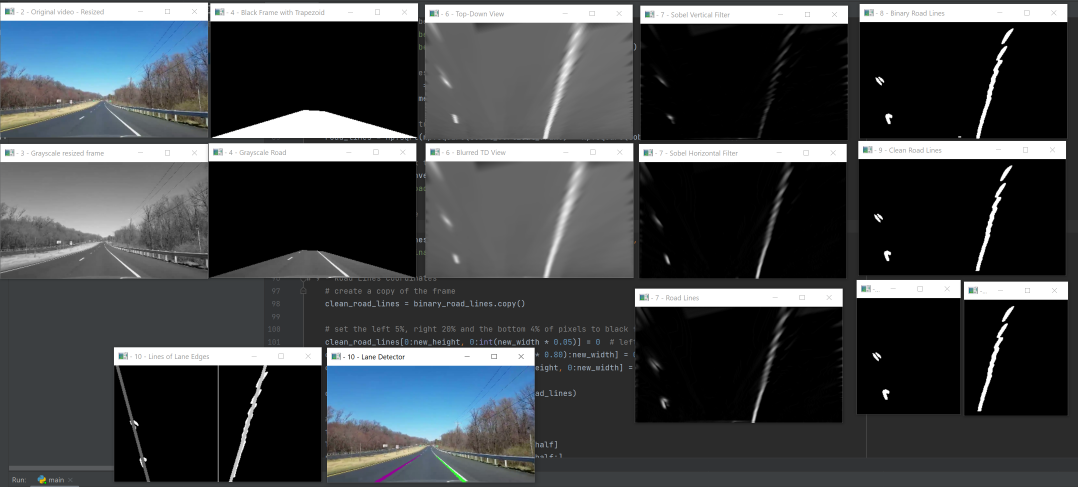
#> input picture images/app.png, 3234 x 1461 px, given in place of Lane_Detection_Test_Video_01.mp4, which was not available (shown at 1/3 size)
$ python main.py
#> lines starting #> are read from the running program, lines starting #| are printed output that depends on the picture; after the words box and inside, x2 and y2 are one past the last pixel; in counts of white or black regions, pixels touching at a corner belong together; pictures that were not available may be replaced by others from this repository, and a replacement may not be noted
import cv2
import numpy as np

cam = cv2.VideoCapture('Lane_Detection_Test_Video_01.mp4')

while True:

    ret, frame = cam.read()
#> frame is the input picture: shape (1461, 3234, 3); mean B, G, R 71.9, 69.3, 65.7

    if ret is False:
        break

    new_width = 356
    new_height = 200

# 2 - Resize the original frame
    frame = cv2.resize(frame, (new_width, new_height))
#> frame: shape (200, 356, 3)
    cv2.imshow('- 2 - Original video - Resized', frame)

# 3 - Turn the resized frame to grayscale
    grayscale_frame = cv2.cvtColor(frame, cv2.COLOR_BGR2GRAY)
    cv2.imshow('- 3 - Grayscale resized frame', grayscale_frame)

# 4 - Selecting only the road using a trapezoid
    trapezoid_frame = np.zeros((new_height, new_width), dtype=np.uint8)
    # create the 4 points of the trapezoid
    upper_left = (int(new_width * 0.45), int(new_height * 0.76))
    upper_right = (int(new_width * 0.55), int(new_height * 0.77))
    lower_left = (0, new_height)
    lower_right = (new_width, new_height)

    # place the points intro an array in trigonometric order
    trapezoid_points = np.array([upper_right, upper_left, lower_left, lower_right], dtype=np.int32)

    # place the trapezoid into the black frame
    cv2.fillConvexPoly(trapezoid_frame, trapezoid_points, 1)
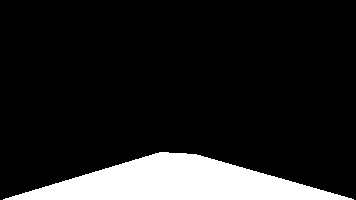
#> trapezoid_frame: shape (200, 356); values 0 (black) and 1 (white), 12.9% white; 1 white region, box (x1, y1, x2, y2) and area: (3, 152, 354, 200) 9206

    # showing the black frame with the white trapezoid
    cv2.imshow('- 4 - Black Frame with Trapezoid', trapezoid_frame * 255)

    # create a frame containing only the grayscale road
    trapezoid_grayscale_road = trapezoid_frame * grayscale_frame
    cv2.imshow('- 4 - Grayscale Road', trapezoid_grayscale_road)

# 5 - Top-Down View
    # create an array with the points of the corners of the screen
    screen_corners_points = np.array([(new_width, 0), (0, 0), (0, new_height), (new_width, new_height)], dtype=np.float32)

    # convert the trapezoid points array from int to float
    trapezoid_points = np.float32(trapezoid_points)

    # create the "magical matrix"
    magical_matrix = cv2.getPerspectiveTransform(trapezoid_points, screen_corners_points)

    # create the frame with the Top-Down view of the road
    top_down_view_road = cv2.warpPerspective(trapezoid_grayscale_road, magical_matrix, (new_width, new_height))
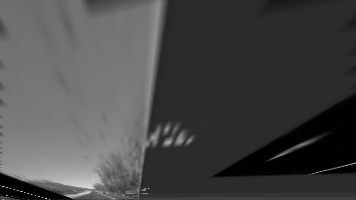
#> top_down_view_road: shape (200, 356); min 0, max 226, mean 72.2
    cv2.imshow("- 6 - Top-Down View", top_down_view_road)

# 6 - Adding Blur
    # create the blur area square matrix
    ksize = (5, 5)
    blurred_td_view_road = cv2.blur(top_down_view_road, ksize)
    cv2.imshow("- 6 - Blurred TD View", blurred_td_view_road)

# 7 - Edge detection
    # create the Sobel matrices:
    sobel_vertical_matrix = np.float32([[-1, -2, -1],
                                        [0, 0, 0],
                                        [1, 2, 1]])
    sobel_horizontal_matrix = np.transpose(sobel_vertical_matrix)

    # create the two frames with the filters applied
    sobel_vertical_frame = cv2.filter2D(blurred_td_view_road, -1, sobel_vertical_matrix)
    sobel_horizontal_frame = cv2.filter2D(blurred_td_view_road, -1, sobel_horizontal_matrix)

    # display the two Sobel Filter frames
    cv2.imshow("- 7 - Sobel Vertical Filter", sobel_vertical_frame)
    cv2.imshow("- 7 - Sobel Horizontal Filter", sobel_horizontal_frame)

    # convert the matrices to float32
    sobel_vertical_frame = np.float32(sobel_vertical_frame)
    sobel_horizontal_frame = np.float32(sobel_horizontal_frame)

    # combine the two matrices
    road_lines = np.sqrt(np.square(sobel_vertical_frame) + np.square(sobel_horizontal_frame))

    # convert the matrix to uint8
    road_lines = cv2.convertScaleAbs(road_lines)
    cv2.imshow("- 7 - Road Lines", road_lines)

# 8 - Binarize the frame
    threshhold = 60
    thr, binary_road_lines = cv2.threshold(road_lines, threshhold, 255, cv2.THRESH_BINARY)
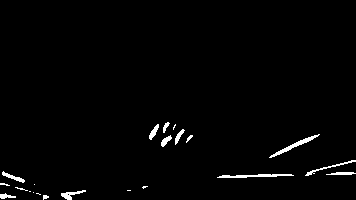
#> binary_road_lines: shape (200, 356); 1.6% white; 22 white regions (9 under 20 px), largest, box (x1, y1, x2, y2) and area: (269, 134, 320, 158) 191, (217, 174, 294, 178) 187, (305, 160, 356, 176) 111
#> thr = 60
    cv2.imshow("- 8 - Binary Road Lines", binary_road_lines)

# 9 - Road Lines Coordinates
    # create a copy of the frame
    clean_road_lines = binary_road_lines.copy()

    # set the left 5%, right 20% and the bottom 4% of pixels to black for cleaning noise
    clean_road_lines[0:new_height, 0:int(new_width * 0.05)] = 0  # left 5%
    clean_road_lines[0:new_height, int(new_width * 0.80):new_width] = 0  # right 20%
#> clean_road_lines: shape (200, 356); 0.94% white; 18 white regions (8 under 20 px), largest, box (x1, y1, x2, y2) and area: (217, 174, 284, 178) 169, (61, 190, 86, 200) 100, (149, 124, 159, 140) 71
    clean_road_lines[int(new_height * 0.96):new_height, 0:new_width] = 0  # bottom 4%
#> clean_road_lines: shape (200, 356); 0.78% white; 15 white regions (7 under 20 px), largest, box (x1, y1, x2, y2) and area: (217, 174, 284, 178) 169, (149, 124, 159, 140) 71, (161, 135, 172, 147) 63

    cv2.imshow("- 9 - Clean Road Lines", clean_road_lines)

    # splitting into 2 frames
    frame_half = int(new_width * 0.5)
    left_road_lines = clean_road_lines[:, :frame_half]
#> left_road_lines: shape (200, 178); 0.78% white; 12 white regions (7 under 20 px), largest, box (x1, y1, x2, y2) and area: (149, 124, 159, 140) 71, (161, 135, 172, 147) 63, (163, 122, 170, 133) 37, (17, 177, 25, 183) 31, (175, 134, 178, 145) 24
    right_road_lines = clean_road_lines[:, frame_half:]
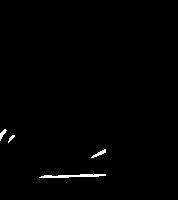
#> right_road_lines: shape (200, 178); 0.78% white; 4 white regions, box (x1, y1, x2, y2) and area: (39, 174, 106, 178) 169, (91, 149, 106, 158) 48, (0, 129, 7, 141) 36, (8, 135, 15, 143) 23

    cv2.imshow("- 9 - Left Road Lines", left_road_lines)
    cv2.imshow("- 9 - Right Road Lines", right_road_lines)

    # get the two arrays of white points
    # we will iterate from right to left because np.argwhere returns points as (y, x)
    # and we need them to be (x, y)
    left_white_points = np.argwhere(left_road_lines > 0)[:, ::-1]
#> left_white_points = 279 pairs, first value 17 to 177, second value 122 to 191
    right_white_points = np.argwhere(right_road_lines > 0)[:, ::-1]
#> right_white_points = 276 pairs, first value 0 to 105, second value 129 to 177

    # for the right white points we add the new_width//2 value to x coordinate
    right_white_points[:, 0] += new_width // 2

    # get the 4 sets of coordinates
    left_xs = left_white_points[:, 0]
#> left_xs = 279 values, max 177 at index 96, min 17 at index 203, mean 133
    left_ys = left_white_points[:, 1]
#> left_ys = 279 values from 122 to 191
    right_xs = right_white_points[:, 0]
#> right_xs = 276 values, max 283 at index 60, min 178 at index 15, mean 240.8
    right_ys = right_white_points[:, 1]
#> right_ys = 276 values from 129 to 177

# 10 - Get the lines that detect edges of the lanes
    # get the a and b for left and right sets of points
    if np.any(left_xs) and np.any(left_ys):
        b_left, a_left = np.polynomial.polynomial.polyfit(left_xs, left_ys, deg=1)
#> b_left = 195; a_left = -0.353
    if np.any(right_xs) and np.any(right_ys):
        b_right, a_right = np.polynomial.polynomial.polyfit(right_xs, right_ys, deg=1)
#> b_right = 94.17; a_right = 0.286

    # get the x from y = ax + b ==> x = (y - b) / a
    top_y = 0
    bottom_y = new_height
    x_limit = 10 ** 8
    # for the left line
    left_top_x = int(np.abs((top_y - b_left) / a_left))
#> left_top_x = 551
    if left_top_x <= x_limit:
        left_top = left_top_x, top_y
#> left_top = (551, 0)

    left_bottom_x = int(np.abs((bottom_y - b_left) / a_left))
#> left_bottom_x = 14
    if left_bottom_x <= x_limit:
        left_bottom = left_bottom_x, bottom_y
#> left_bottom = (14, 200)

    # for the right line
    right_top_x = int(np.abs((top_y - b_right) / a_right))
#> right_top_x = 329
    if right_top_x <= x_limit:
        right_top = right_top_x, top_y
#> right_top = (329, 0)

    right_bottom_x = int(np.abs((bottom_y - b_right) / a_right))
#> right_bottom_x = 370
    if right_bottom_x <= x_limit:
        right_bottom = right_bottom_x, bottom_y
#> right_bottom = (370, 200)

    # drawing the lines
    cv2.line(clean_road_lines, left_top, left_bottom, (100, 0, 0), 4)
    cv2.line(clean_road_lines, right_top, right_bottom, (200, 0, 0), 4)
    cv2.line(clean_road_lines, (new_width // 2, 0), (new_width // 2, new_height), (255, 0, 0), 1)
    cv2.imshow("- 10 - Lines of Lane Edges", clean_road_lines)

# 11 - Functional Lane Detector
    # for the left line
    left_blank_frame = np.zeros((new_height, new_width), dtype=np.uint8)
    cv2.line(left_blank_frame, left_top, left_bottom, (255, 0, 0), 5)
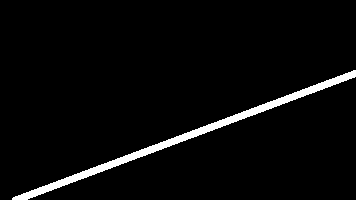
#> left_blank_frame: shape (200, 356); 3.6% white; 1 white region, box (x1, y1, x2, y2) and area: (12, 70, 356, 200) 2557

    left_magical_matrix = cv2.getPerspectiveTransform(screen_corners_points, np.float32(trapezoid_points))
    left_line_frame = cv2.warpPerspective(left_blank_frame, left_magical_matrix, (new_width, new_height))

    left_frame_points = np.argwhere(left_line_frame > 0)[:, ::-1]
#> left_frame_points = 786 pairs, first value 20 to 205, second value 157 to 199
    left_xs = left_frame_points[:, 0]
#> left_xs = 786 values, max 205 at index 2, min 20 at index 761, mean 94.07
    left_ys = left_frame_points[:, 1]
#> left_ys = 786 values from 157 to 199

    # for the right line
    right_blank_frame = np.zeros((new_height, new_width), dtype=np.uint8)
    cv2.line(right_blank_frame, right_top, right_bottom, (255, 0, 0), 5)
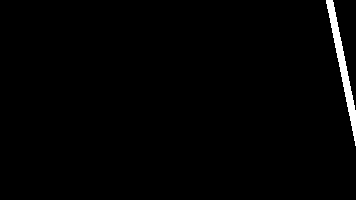
#> right_blank_frame: shape (200, 356); 1.3% white; 1 white region, box (x1, y1, x2, y2) and area: (326, 0, 356, 146) 950

    right_magical_matrix = cv2.getPerspectiveTransform(screen_corners_points, np.float32(trapezoid_points))
    right_line_frame = cv2.warpPerspective(right_blank_frame, right_magical_matrix, (new_width, new_height))

    right_frame_points = np.argwhere(right_line_frame > 0)[:, ::-1]
#> right_frame_points = [[193, 154], [197, 155], [204, 157], [208, 158], [212, 159], [215, 160], [219, 161], [226, 163]]
    right_xs = right_frame_points[:, 0]
#> right_xs = [193, 197, 204, 208, 212, 215, 219, 226]
    right_ys = right_frame_points[:, 1]
#> right_ys = [154, 155, 157, 158, 159, 160, 161, 163]

    # get a copy of the original frame
    lane_detector = frame.copy()
    lane_detector[left_ys, left_xs] = (150, 0, 150)  # red left line
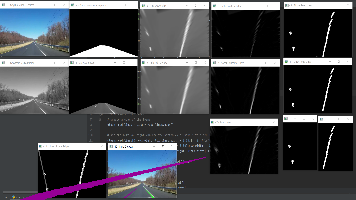
#> lane_detector: shape (200, 356, 3); mean B, G, R 72.6, 68.3, 66.5
    lane_detector[right_ys, right_xs] = (50, 250, 50)  # green right line
#> lane_detector: shape (200, 356, 3); 0.01% of pixels changed, all inside (x1, y1, x2, y2) = (193, 154, 227, 164)

    cv2.imshow("- 10 - Lane Detector", lane_detector)

    if cv2.waitKey(1) & 0xFF == ord('q'):
#> (key q is pressed here)
        break


cam.release()
cv2.destroyAllWindows()
